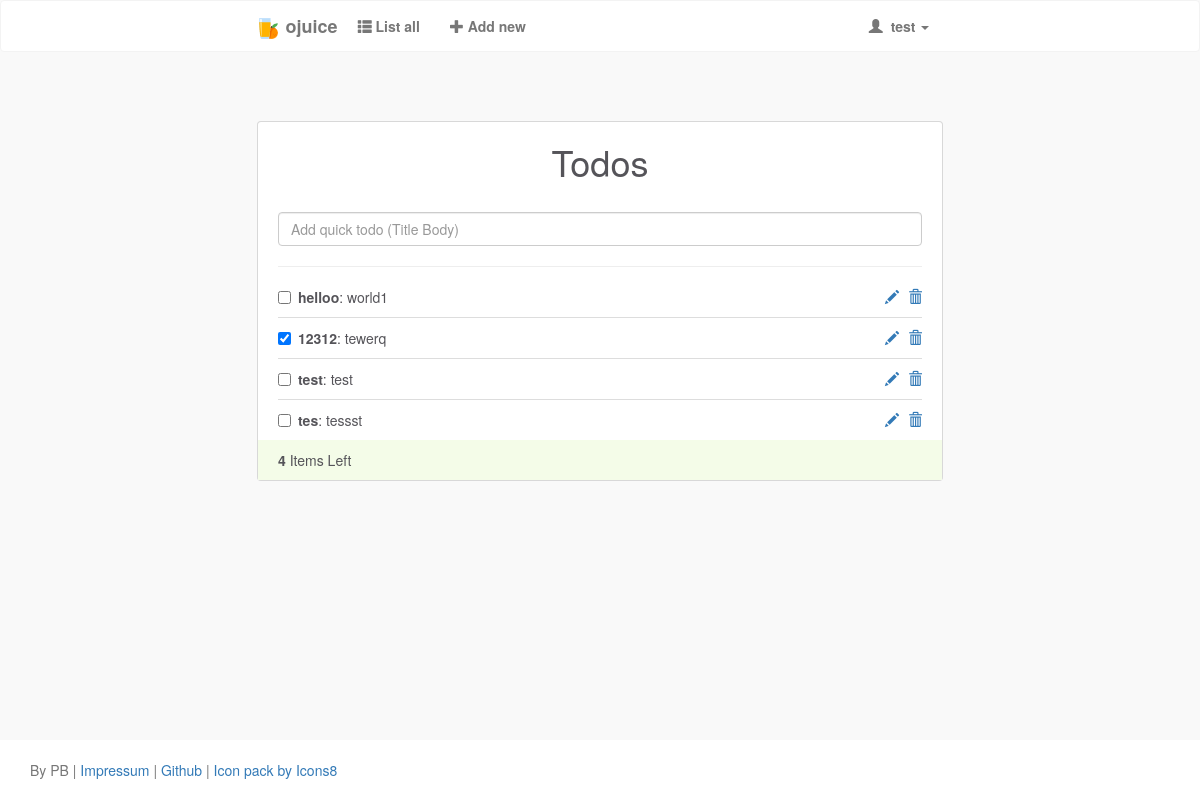
Screenshot of / (signed in) with the database file from the repository.
### todo/models.py (models this page shows, shortened)
class Todo(models.Model):
    title = models.CharField(max_length=30)
    body = models.CharField(max_length=255)
    created_at = models.DateTimeField(auto_now_add=True, blank=True)
    checked = models.BooleanField(default=False)
    owner = models.ManyToManyField(User)
    id = HashidAutoField(primary_key=True)

### todo/views.py (the view)
# urls.py: url(r'^$', views.todoIndex, name='index'),
def todoIndex(request):
    ua = request.META.get('HTTP_USER_AGENT', '').lower()
    if ua.find("iphone") > 0 or ua.find("ipad") > 0 or ua.find("android") > 0:
        mobile = True
    else:
        mobile = False
    if request.user.is_authenticated:
        todos = Todo.objects.filter(owner=request.user)
        form = QuickTodoForm()
        context = {
            'title': 'Todos',
            'todos': todos,
            'form': form,
            'mobile': mobile
        }
        return render(request, 'index.html', context)
    else:
        return redirect('login')

### todo/forms.py
class QuickTodoForm(forms.Form):
    title = forms.CharField(max_length=285)
    title.widget.attrs = {
        'class': 'form-control add-todo',
        'placeholder': 'Add quick todo (Title Body)'
    }

### templates/index.html (shortened to what this page needs)
{% extends 'base.html' %}
{% block content %}
<div class="container outer_wrap">
    <div class="row">
        <div class="col-md-12">
            <div class="todolist">
                <h1>{{title}}</h1>
                <form action="{% url 'create_quick' %}" method="post">
                    {{ form.title }}
                </form>
                <hr>
                <ul id="sortable" class="list-unstyled">
                    {% for todo in todos %}
                    <li class="ui-state-default">
                        <div class="checkbox">
                            <label class="newTask">
                                <input {% if todo.checked %}checked{% endif %} type="checkbox" onclick="myTest('{{todo.id}}')" />
                                <b>{{todo.title}}</b>: {% if mobile %} {{todo.body|truncatechars:20|urlize}} {% else %} {{todo.body|truncatechars:65|urlize}} {% endif %}</label>
                            <div class="pull-right">
                                <a href="{% url 'detail' todo.id %}" id="left_pencil">
                                    <span class="glyphicon glyphicon-pencil" aria-hidden="true"></span>
                                </a>
                                <a id="{{todo.id}}" class="todo_remove">
                                    <span class="glyphicon glyphicon-trash" aria-hidden="true"></span>
                                </a>
                            </div>
                        </div>
                    </li>
                    {% endfor %}
                </ul>
                <div class="todo-footer">
                    <strong><span class="count-todos" id="counted_todos">{{todos|length}}</span></strong> Items Left
                </div>
            </div>
        </div>
    </div>
</div>
{% endblock content %}

### templates/partials/header.html (shortened to what this page needs)
<nav class="navbar navbar-default">
    <div class="container-fluid">
        <div class="navbar-header">
            <a class="navbar-brand" href="{% url 'index' %}">
                <img class="icon icons8-Orange-Juice" width="25" height="25">
            </a>
            <a href="{% url 'index' %}" class="navbar-brand">ojuice</a>
        </div>
        <div class="collapse navbar-collapse" id="bs-example-navbar-collapse-1">
            {% if user.is_authenticated %}
            <ul class="nav navbar-nav">
                <li>
                    <a href="{% url 'index' %}">
                        <span class="glyphicon glyphicon-th-list " aria-hidden="true"></span> List all
                    </a>
                </li>
                <li>
                    <a href="{% url 'create' %}">
                        <span class="glyphicon glyphicon-plus" aria-hidden="true"></span> Add new
                    </a>
                </li>
            </ul>
            {% endif %}
            <ul class="nav navbar-nav navbar-right">
                {% if not user.is_authenticated %}
                <li><a href="{% url 'register' %}"><span>Sign Up</span></a></li>
                <li><a href="{% url 'login' %}"><span class="navbar_button">Login</span></a></li>
                {% else %}
                <li class="dropdown">
                    <a href="#" class="dropdown-toggle" data-toggle="dropdown" role="button" aria-haspopup="true" aria-expanded="false">
                        <span class="glyphicon glyphicon-user " aria-hidden="true"></span>
                        &nbsp;{{user}}
                        <span class="caret"></span>
                    </a>
                </li>
                {% endif %}
            </ul>
        </div>
    </div>
</nav>

### static/css/style.css (style rules this page uses)
body { background-color: #F9F9F9; color: #555459; }
.navbar-default { background-color: #fff; border-color: #f3f3f3; }
.container-fluid { max-width: 60%; }
.outer_wrap { padding-top: 100px; }
#left_pencil { padding-right: 5px; text-decoration: none; }
.todo_remove { cursor: pointer; }
.todolist, .insform { background-color:#FFF; padding:20px 20px 10px 20px; max-width: 60%; margin: auto; border-radius: 3px; box-shadow: 0 0 0 1px #d8d8d8; }
.todolist h1, .insform h1 { margin:0; padding-bottom:20px; text-align:center; }
.todolist { margin-bottom: 50px; }
li.ui-state-default { background:#fff; border:none; border-bottom:1px solid #ddd; }
li.ui-state-default:last-child { border-bottom:none; }
.todo-footer { background-color:#F4FCE8; margin:0 -20px -10px -20px; padding: 10px 20px; }
.navbar-brand { padding: 15px 5px 15px 15px; font-weight: 600; color: #606060; }
li > a { font-weight: 700; }
@media (max-width: 1300px) { .outer_wrap { padding-top: 50px; } }
html { position: relative; min-height: 100%; }
body { margin-bottom: 60px; }

### rows the page displays
Todo: title "helloo", body "world1"
Todo: checked "☑", title "12312", body "tewerq"
Todo: title "test", body "test"
Todo: title "tes", body "tessst"

### other values shown
{{ user }} "test"
{{ title }} "Todos"
{{ todos|length }} "4"
